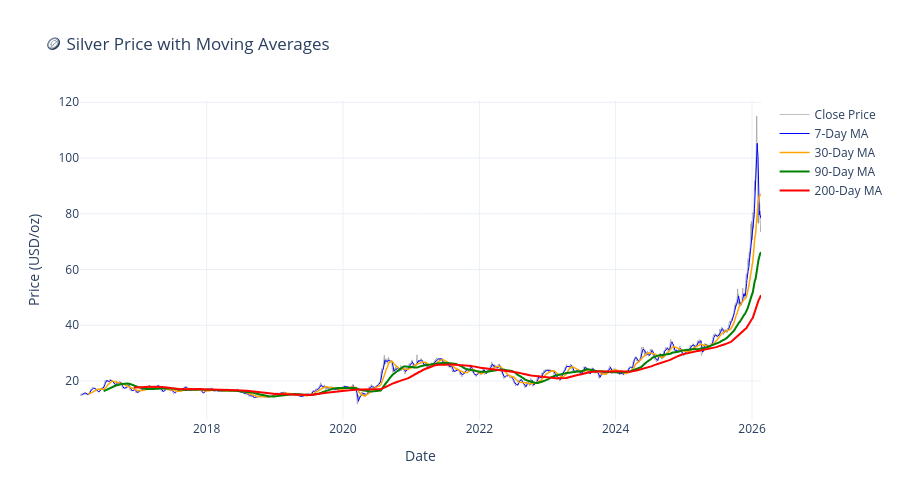

This figure's notebook cell:
### Code cell
# Moving Averages Analysis
df['MA_7'] = df['Close'].rolling(window=7).mean()
df['MA_30'] = df['Close'].rolling(window=30).mean()
df['MA_90'] = df['Close'].rolling(window=90).mean()
df['MA_200'] = df['Close'].rolling(window=200).mean()

# Plot Moving Averages
fig = go.Figure()

fig.add_trace(go.Scatter(x=df['Date'], y=df['Close'], name='Close Price',
                         line=dict(color='gray', width=1), opacity=0.5))
fig.add_trace(go.Scatter(x=df['Date'], y=df['MA_7'], name='7-Day MA',
                         line=dict(color='blue', width=1)))
fig.add_trace(go.Scatter(x=df['Date'], y=df['MA_30'], name='30-Day MA',
                         line=dict(color='orange', width=1.5)))
fig.add_trace(go.Scatter(x=df['Date'], y=df['MA_90'], name='90-Day MA',
                         line=dict(color='green', width=2)))
fig.add_trace(go.Scatter(x=df['Date'], y=df['MA_200'], name='200-Day MA',
                         line=dict(color='red', width=2)))

fig.update_layout(
    title='🪙 Silver Price with Moving Averages',
    xaxis_title='Date',
    yaxis_title='Price (USD/oz)',
    height=500,
    template='plotly_white',
    hovermode='x unified'
)

fig.show()

### Figure 1 — Plotly figure (JSON) as saved in the notebook; plotly's stock layout.template omitted (floating-point values rounded to 4 significant figures; data arrays with more than 128 entries replaced by an {"elided": "..."} marker saying what was removed)
{"data": [{"line": {"color": "gray", "width": 1}, "name": "Close Price", "opacity": 0.5, "type": "scatter", "x": {"elided": "2512 str values"}, "y": {"elided": "2512 float values"}}, {"line": {"color": "blue", "width": 1}, "name": "7-Day MA", "type": "scatter", "x": {"elided": "2512 str values"}, "y": {"elided": "2512 float values"}}, {"line": {"color": "orange", "width": 1.5}, "name": "30-Day MA", "type": "scatter", "x": {"elided": "2512 str values"}, "y": {"elided": "2512 float values"}}, {"line": {"color": "green", "width": 2}, "name": "90-Day MA", "type": "scatter", "x": {"elided": "2512 str values"}, "y": {"elided": "2512 float values"}}, {"line": {"color": "red", "width": 2}, "name": "200-Day MA", "type": "scatter", "x": {"elided": "2512 str values"}, "y": {"elided": "2512 float values"}}], "layout": {"height": 500, "hovermode": "x unified", "title": {"text": "🪙 Silver Price with Moving Averages"}, "xaxis": {"title": {"text": "Date"}}, "yaxis": {"title": {"text": "Price (USD/oz)"}}}}
